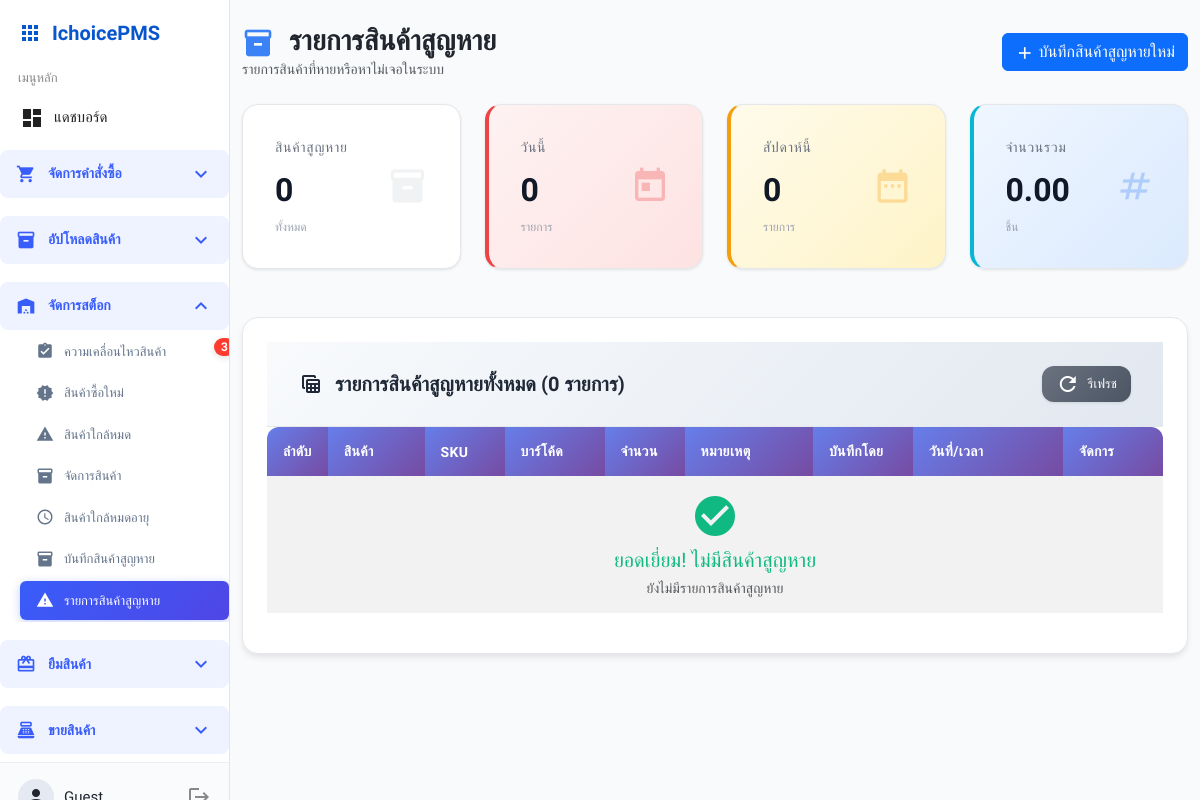
The app's page /stock/missing_products_list.php, older data.
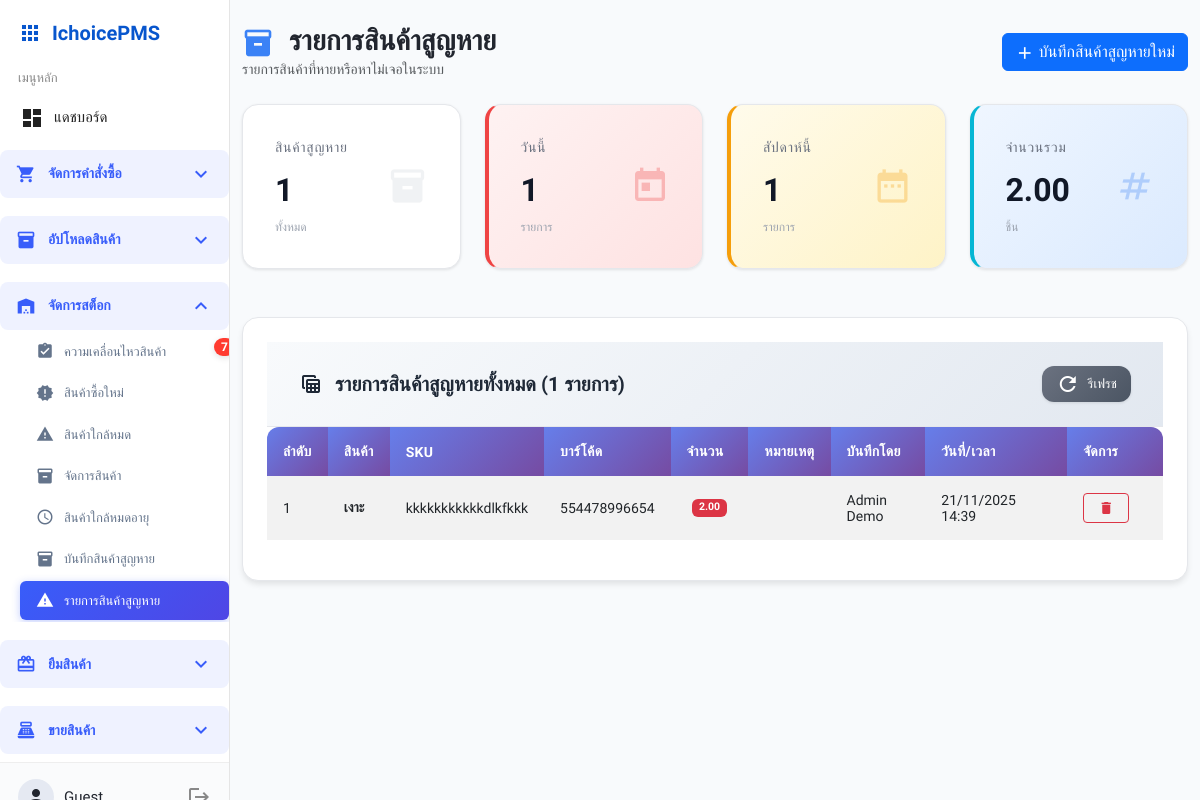
The same page, newer data.
### tables this page shows
CREATE TABLE `missing_products` (
  `missing_id` int(11) NOT NULL,
  `product_id` int(11) NOT NULL,
  `sku` varchar(50) NOT NULL,
  `barcode` varchar(100) NOT NULL,
  `product_name` varchar(255) NOT NULL,
  `quantity_missing` decimal(10,2) NOT NULL COMMENT 'จำนวนที่สูญหายหรือหาไม่เจอ',
  `remark` text DEFAULT NULL COMMENT 'หมายเหตุเพิ่มเติม',
  `reported_by` int(11) NOT NULL,
  `created_at` timestamp NOT NULL DEFAULT current_timestamp(),
  `updated_at` timestamp NOT NULL DEFAULT current_timestamp() ON UPDATE current_timestamp()
);

CREATE TABLE `users` (
  `user_id` int(11) NOT NULL,
  `name` varchar(100) NOT NULL,
  `email` varchar(100) NOT NULL,
  `password` varchar(255) NOT NULL,
  `department` varchar(50) DEFAULT NULL,
  `role` enum('staff','manager','admin') DEFAULT 'staff',
  `is_approved` tinyint(1) DEFAULT 0,
  `status` enum('pending','approved','rejected') DEFAULT 'pending',
  `created_at` datetime DEFAULT current_timestamp(),
  `require_password_change` tinyint(1) DEFAULT 0
);

### stock/missing_products_list.php (the view, shortened to what the changed rows need)
<?php
include '../config/db_connect.php';
include '../templates/sidebar.php';
$sql = "SELECT
            mp.missing_id,
            mp.product_id,
            mp.sku,
            mp.barcode,
            mp.product_name,
            mp.quantity_missing,
            mp.remark,
            mp.created_at,
            u.name as created_by_name,
            mp.reported_by
        FROM missing_products mp
        LEFT JOIN users u ON mp.reported_by = u.user_id
        ORDER BY mp.created_at DESC";
$stmt = $pdo->prepare($sql);
$stmt->execute();
$missing_items = $stmt->fetchAll(PDO::FETCH_ASSOC);
?>
<!DOCTYPE html>
<html lang="th">
<head>
    <link href="https://cdn.jsdelivr.net/npm/bootstrap@5.3.0/dist/css/bootstrap.min.css" rel="stylesheet">
    <link href="https://cdn.datatables.net/1.13.7/css/dataTables.bootstrap5.min.css" rel="stylesheet">
    <link rel="stylesheet" href="../assets/base.css">
    <link rel="stylesheet" href="../assets/sidebar.css">
    <link rel="stylesheet" href="../assets/components.css">
    <link href="../assets/modern-table.css" rel="stylesheet">
    <link href="../assets/mainwrap-modern.css" rel="stylesheet">
</head>
<body>
<div class="mainwrap">
    <div class="container-fluid py-4">
        <div class="d-flex justify-content-between align-items-center mb-4">
            <div>
                <h1 class="h3 mb-0 text-gray-800 fw-bold">
                    <span class="material-icons align-middle me-2" style="font-size: 2rem; color: #3b82f6;">inventory_2</span>
                    รายการสินค้าสูญหาย
                </h1>
            </div>
        </div>
        <div class="row mb-4">
            <div class="col-xl-3 col-md-6 mb-4">
                <div class="stats-card">
                    <div class="stats-card-body">
                        <div class="row no-gutters align-items-center">
                            <div class="col mr-2">
                                <div class="stats-title">สินค้าสูญหาย</div>
                                <div class="stats-value"><?= count($missing_items) ?></div>
                                <div class="stats-subtitle">ทั้งหมด</div>
                            </div>
                        </div>
                    </div>
                </div>
            </div>
            <div class="col-xl-3 col-md-6 mb-4">
                <div class="stats-card stats-danger">
                    <div class="stats-card-body">
                        <div class="row no-gutters align-items-center">
                            <div class="col mr-2">
                                <div class="stats-title">วันนี้</div>
                                <div class="stats-value">
                                    <?php
                                    $today_count = 0;
                                    foreach ($missing_items as $item) {
                                        if (date('Y-m-d', strtotime($item['created_at'])) === date('Y-m-d')) {
                                            $today_count++;
                                        }
                                    }
                                    echo $today_count;
                                    ?>
                                </div>
                                <div class="stats-subtitle">รายการ</div>
                            </div>
                        </div>
                    </div>
                </div>
            </div>
            <div class="col-xl-3 col-md-6 mb-4">
                <div class="stats-card stats-warning">
                    <div class="stats-card-body">
                        <div class="row no-gutters align-items-center">
                            <div class="col mr-2">
                                <div class="stats-title">สัปดาห์นี้</div>
                                <div class="stats-value">
                                    <?php
                                    $this_week = 0;
                                    $week_ago = date('Y-m-d', strtotime('-7 days'));
                                    foreach ($missing_items as $item) {
                                        if ($item['created_at'] >= $week_ago) {
                                            $this_week++;
                                        }
                                    }
                                    echo $this_week;
                                    ?>
                                </div>
                                <div class="stats-subtitle">รายการ</div>
                            </div>
                        </div>
                    </div>
                </div>
            </div>
            <div class="col-xl-3 col-md-6 mb-4">
                <div class="stats-card stats-info">
                    <div class="stats-card-body">
                        <div class="row no-gutters align-items-center">
                            <div class="col mr-2">
                                <div class="stats-title">จำนวนรวม</div>
                                <div class="stats-value">
                                    <?php
                                    $total_qty = 0;
                                    foreach ($missing_items as $item) {
                                        $total_qty += $item['quantity_missing'];
                                    }
                                    echo number_format($total_qty, 2);
                                    ?>
                                </div>
                                <div class="stats-subtitle">ชิ้น</div>
                            </div>
                        </div>
                    </div>
                </div>
            </div>
        </div>
        <div class="table-card">
            <div class="table-header">
                <div class="d-flex justify-content-between align-items-center w-100">
                    <h5 class="table-title mb-0">
                        <span class="material-icons">table_view</span>
                        รายการสินค้าสูญหายทั้งหมด (<?= count($missing_items) ?> รายการ)
                    </h5>
                    <div class="table-actions">
                        <button class="btn-modern btn-modern-secondary btn-sm" onclick="location.reload()">
                        </button>
                    </div>
                </div>
            </div>
            <div class="table-body">
                <table id="missing-table" class="table modern-table table-striped table-hover">
                    <thead>
                        <tr>
                            <th style="width: 50px;">ลำดับ</th>
                            <th>สินค้า</th>
                            <th style="width: 80px;">SKU</th>
                            <th style="width: 100px;">บาร์โค้ด</th>
                            <th style="width: 80px;">จำนวน</th>
                            <th>หมายเหตุ</th>
                            <th style="width: 100px;">บันทึกโดย</th>
                            <th style="width: 150px;">วันที่/เวลา</th>
                            <th style="width: 100px;">จัดการ</th>
                        </tr>
                    </thead>
                    <tbody>
                        <?php if (empty($missing_items)): ?>
                        <tr>
                            <td colspan="9" class="text-center py-5">
                                <div class="d-flex flex-column align-items-center">
                                    <span class="material-icons mb-2" style="font-size: 3rem; color: #10b981;">check_circle</span>
                                    <h5 class="text-success">ยอดเยี่ยม! ไม่มีสินค้าสูญหาย</h5>
                                    <p class="text-muted mb-0">ยังไม่มีรายการสินค้าสูญหาย</p>
                                </div>
                            </td>
                        </tr>
                        <?php else: ?>
                            <?php foreach ($missing_items as $index => $item): ?>
                            <tr>
                                <td><?= $index + 1 ?></td>
                                <td>
                                    <strong><?= htmlspecialchars($item['product_name']) ?></strong>
                                </td>
                                <td><?= htmlspecialchars($item['sku']) ?></td>
                                <td><?= htmlspecialchars($item['barcode']) ?></td>
                                <td class="text-center">
                                    <span class="badge bg-danger"><?= number_format($item['quantity_missing'], 2) ?></span>
                                </td>
                                <td>
                                </td>
                                <td><?= htmlspecialchars($item['created_by_name'] ?? 'N/A') ?></td>
                                <td><?= date('d/m/Y H:i', strtotime($item['created_at'])) ?></td>
                                <td>
                                    <button class="btn btn-sm btn-outline-danger delete-btn" data-id="<?= $item['missing_id'] ?>">
                                        <span class="material-icons" style="font-size: 1rem;">delete</span>
                                    </button>
                                </td>
                            </tr>
                            <?php endforeach; ?>
                        <?php endif; ?>
                    </tbody>
                </table>
            </div>
        </div>
    </div>
</div>
</body>
</html>

### templates/sidebar.php (shortened to what the changed rows need)
<?php
require_once __DIR__ . '/../config/db_connect.php';
function isActive($file) {
    return (basename($_SERVER['PHP_SELF']) === $file) ? ' active' : '';
}
function getPath($targetPath) {
    $currentFile = $_SERVER['PHP_SELF'];
    $currentDir = dirname($currentFile);
    $currentDir = str_replace('\\', '/', $currentDir);
    $currentDir = ltrim($currentDir, '/');
    $targetPath = ltrim($targetPath, '/');
    if (empty($currentDir)) {
        return $targetPath;
    } else {
        $levels = substr_count($currentDir, '/') + 1;
        $backPath = str_repeat('../', $levels);
        return $backPath . $targetPath;
    }
}
try {
    $pending_po_sql = "
        SELECT COUNT(*)
        FROM purchase_orders po
        WHERE po.status IN ('pending', 'partial')
    ";
    $pending_product_count = $pdo->query($pending_po_sql)->fetchColumn();
} catch (PDOException $e) {
    $pending_product_count = 0;
}
?>
<link rel="stylesheet" href="https://cdnjs.cloudflare.com/ajax/libs/font-awesome/6.5.1/css/all.min.css">
<div class="sidebar" id="sidebarNav" role="navigation" aria-label="เมนูหลัก">
    <nav class="menu-list">
        <div class="menu-category">
            <div class="submenu" id="stock-submenu">
                <a href="<?= getPath('receive/receive_items_view.php') ?>" class="submenu-item<?=isActive('receive_items_view.php')?>">
                    <span class="material-icons">assignment_turned_in</span>
                    <span class="submenu-text">ความเคลื่อนไหวสินค้า</span>
                    <?php if($pending_product_count > 0): ?>
                        <span class="pending-badge"><?= $pending_product_count ?></span>
                    <?php endif; ?>
                </a>
            </div>
        </div>
    </nav>
</div>

Row changes from the older to the newer data that the page shows:
added missing_products: product_name "เงาะ", sku "kkkkkkkkkkkdlkfkkk", barcode "554478996654", quantity_missing "2.00", users.name "Admin Demo", created_at "21/11/2025 14:39"
Text that changed along with them:
$pending_product_count: "3" → "7"
count($missing_items): "0" → "1"
$today_count: "0" → "1"
$this_week: "0" → "1"
$total_qty: "0.00" → "2.00"
text no longer shown: "ยอดเยี่ยม! ไม่มีสินค้าสูญหาย ยังไม่มีรายการสินค้าสูญหาย"
